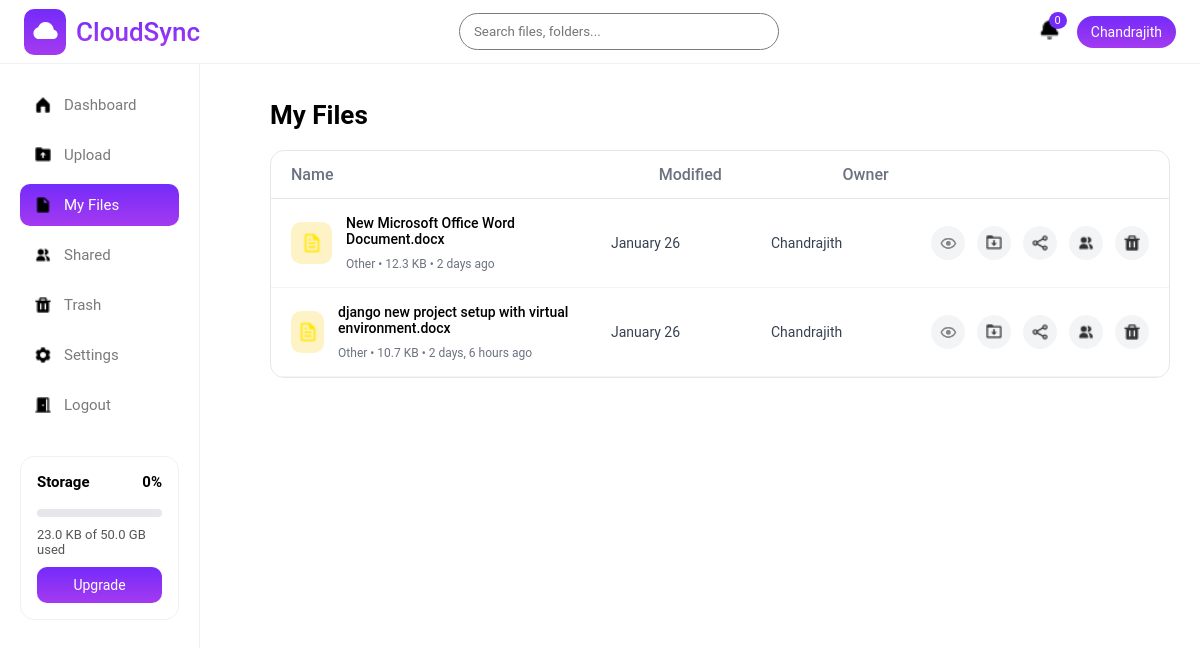
The app's page /user/myfiles/ (signed in) with its own data.
### accounts/models.py (models this page shows)
class User(AbstractUser):
    profile_picture = models.ImageField(null=True, blank=True, upload_to = profile_image_upload_path)
    phone = models.CharField(max_length=10, unique=True, null=True, blank=True)

### storageapp/models.py (models this page shows, shortened)
class CloudFile(models.Model):
    FILE_TYPES = (
        ("image", "Image"),
        ("video", "Video"),
        ("document", "Document"),
        ("other", "Other"),
    )
    user = models.ForeignKey(settings.AUTH_USER_MODEL, on_delete=models.CASCADE)
    file_name = models.CharField(max_length=255)
    file_size = models.BigIntegerField()
    file_type = models.CharField(max_length=20, choices=FILE_TYPES)
    file_url = models.URLField(null=True, blank=True)
    uploaded_file = models.FileField(upload_to='cloud/',null=True)
    public_id = models.CharField(max_length=255,null=True)
    uploaded_at = models.DateTimeField(auto_now_add=True)
    is_deleted = models.BooleanField(default=False)
    deleted_at = models.DateTimeField(null=True, blank=True)

### storageapp/views.py (the view)
# urls.py: path('myfiles/', myfiles, name='myfiles'),
def myfiles(request):
    if request.user.is_authenticated:
        if request.user.is_superuser:
            base_template = "adminpanel/admin_base.html"
        else:
            base_template = "storageapp/base.html"
        q = request.GET.get("q", "").strip()
        file_type = request.GET.get("type")
        files = CloudFile.objects.filter(
            user=request.user,
            is_deleted=False
        )
        if file_type:
            files = files.filter(file_type=file_type)
        if q:
            files = files.filter(file_name__icontains=q)
        files = files.order_by("-uploaded_at")
        return render(
            request,
            "storageapp/myfiles.html",
            {
                "files": files,
                "active_type": file_type,
                "base_template": base_template,
            }
        )
    else:
        next_url = reverse('storageapp:myfiles')
        request.session['next_url'] = next_url
        return redirect('accounts:signin_page')

### storageapp/context_processors.py (called while the page is built)
def storage_info(request):
    if not request.user.is_authenticated:
        return {}
    sub = UserSubscription.objects.select_related("plan").filter(user=request.user).first()
    used = (
        CloudFile.objects
        .filter(user=request.user, is_deleted=False)
        .aggregate(total=Sum("file_size"))["total"] or 0
    )
    limit = sub.plan.storage_limit
    storage_percent = min(
        int((used / limit) * 100) if limit else 0,
        100
    )
    return {
        "storage_used": used,
        "storage_limit": limit,
        "storage_percent": int((used / limit) * 100) if limit else 0,
        "current_plan": sub.plan,
        "storage_percent":storage_percent,
    }

### subscriptions/context_processors.py (called while the page is built)
def subscription_context(request):
    if not request.user.is_authenticated:
        return {}
    subscription = UserSubscription.objects.select_related("plan").get(user=request.user)
    used = CloudFile.objects.filter(
        user=request.user,
        is_deleted=False
    ).aggregate(s=Sum("file_size"))["s"] or 0
    limit = subscription.plan.storage_limit
    percent = min(int((used / limit) * 100), 100) if limit else 0
    return {
        "current_plan": subscription.plan,
        "storage_used": used,
        "storage_limit": limit,
        "storage_percent": percent,
    }

### storageapp/templates/storageapp/myfiles.html (shortened to what this page needs)
{% extends base_template %}
{% load static %}
{% load humanize %}
{% block style %}
<link rel="stylesheet" href="{% static 'css/myfiles.css' %}">
{% endblock %}
{% block content %}
<h2 class="page-title">My Files</h2>
<div class="files-table">
    <div class="table-head">
        <span>Name</span>
        <span>Modified</span>
        <span>Owner</span>
        <span></span>
    </div>
    {% for file in files %}
    <div class="file-row" id="file-{{ file.id }}">
        <div class="file-info">
            <div class="file-icon {{ file.file_type }}">
                {% if file.file_type == "image" %}
                    <img src="{% static 'images/image.png' %}">
                {% elif file.file_type == "video" %}
                    <img src="{% static 'images/video.png' %}">
                {% elif file.file_type == "document" %}
                    <img src="{% static 'images/adobe.png' %}">
                {% else %}
                    <img src="{% static 'images/file.png' %}">
                {% endif %}
            </div>
            <div>
                <div class="file-name">{{ file.file_name }}</div>
                <div class="file-meta">
                    {{ file.file_type|capfirst }} • {{ file.file_size|filesizeformat }} •
                    {{ file.uploaded_at|naturaltime }}
                </div>
            </div>
        </div>
        <div class="file-date">
            {{ file.uploaded_at|date:"F d" }}
        </div>
        <div class="file-owner">
            {{ request.user.first_name|default:request.user.username }}
        </div>
        <div class="file-actions">
            {% if file.file_url %}
            {% if file.file_type == "other" %}
            <a href="{{ file.file_url }}" target="_blank" class="icon-btn">
                <img src="{% static 'images/hidepassword_icon.png' %}" alt="">
            </a>
            {% endif %}
            <a href="{% url 'storageapp:download_file' file.id %}"
            class="icon-btn download"
            title="Download">
                <img src="{% static 'images/download.png' %}" alt="">
            </a>
            <a href="javascript:void(0)"
                title="Share"
                class="icon-btn"
                onclick="openShareModal('{{ file.file_url }}')">
                    <img src="{% static 'images/shareicon.png' %}" alt="Share">
            </a>
            <button class="icon-btn share"
                    title="Give access"
                    onclick="shareFile('{{ file.id }}')">
                <img src="{% static 'images/share.png' %}" alt="">
            </button>
            <button
                class="icon-btn trash"
                title="Move to Trash"
                onclick="moveToTrash('{{ file.id }}')">
                <img src="{% static 'images/trash.png' %}" alt="">
            </button>
            {% endif %}
        </div>
    </div>
    {% endfor %}
</div>
{% endblock %}

### storageapp/templates/adminpanel/admin_base.html (shortened to what this page needs)
{% load static %}
<!DOCTYPE html>
<html lang="en">
<head>
    <link rel="stylesheet" href="{% static 'css/common.css' %}">
    <link rel="stylesheet" href="{% static 'css/base.css' %}">
    {% block style %}
    {% endblock %}
</head>
<body>
<div class="header">
    <div class="logoarea">
        <div class="logoimage">
            <img src="{% static 'images/cloud.png' %}" alt="logoimage">
        </div>
        <div class="logotext">CloudSync</div>
    </div>
    {% if request.resolver_match.url_name == 'dashboard' or request.resolver_match.url_name == 'shared_files' or request.resolver_match.url_name == 'myfiles' %}
    <form onsubmit="return false;" class="global-search">
        <div class="search-box">
        <input
            type="text"
            id="globalSearchInput"
            placeholder="Search files, folders..."
        >
        </div>
    </form>
    {% endif %}
    <div class="header-right">
        <div class="notification"><img src="{% static 'images/bell.png' %}" alt="" srcset=""><span>0</span></div>
        <div class="user-pill">{{ request.user.first_name|default:request.user.username }}</div>
    </div>
</div>
<div class="sidebar">
    <a href="{% url 'storageapp:admin_dashboard' %}" class="nav-item {% if request.resolver_match.url_name == 'admin_dashboard' %}active{% endif %}"><img src="{% static 'images/dashboard.png' %}" alt=""> Dashboard</a>
    <a href="{% url 'storageapp:upload_page' %}" class="nav-item {% if request.resolver_match.url_name == 'upload_page' %}active{% endif %}"><img src="{% static 'images/upload.png' %}" alt=""> Upload</a>
    <a href="{% url 'storageapp:myfiles' %}" class="nav-item {% if request.resolver_match.url_name == 'myfiles' %}active{% endif %}"><img src="{% static 'images/myfile.png' %}" alt=""> My Files</a>
    <a href="{% url 'storageapp:shared_files' %}" class="nav-item {% if request.resolver_match.url_name == 'shared_files' %}active{% endif %}"><img src="{% static 'images/share.png' %}" alt=""> Shared</a>
    <a href="{% url 'storageapp:trash' %}" class="nav-item {% if request.resolver_match.url_name == 'trash' %}active{% endif %}"><img src="{% static 'images/trash.png' %}" alt=""> Trash</a>
    <a href="{% url 'storageapp:settings_page' %}" class="nav-item {% if request.resolver_match.url_name == 'settings' %}active{% endif %}"><img src="{% static 'images/settings.png' %}" alt=""> Settings</a>
    <a href="{% url 'accounts:user_logout' %}" class="nav-item"><img src="{% static 'images/logout.png' %}" alt=""> Logout</a>
    <div class="storage-box">
        <div style="display:flex;justify-content:space-between">
            <strong>Storage</strong>
            <strong>{{ storage_percent }}%</strong>
        </div>
        <div class="progressbar">
        </div>
        <p>
            {{ storage_used|filesizeformat }}
            of
            {{ storage_limit|filesizeformat }}
            used
        </p>
        {% if current_plan.name != "Business" %}
            <a href="{% url 'subscriptions:upgrade_page' %}" class="upgrade-btn">
                Upgrade
            </a>
        {% endif %}
    </div>
</div>
<div class="main">
    {% block content %}
    {% endblock %}
</div>
</body>
</html>

### static/css/common.css (style rules this page uses)
* { margin: 0; padding: 0; box-sizing: border-box; font-family: 'Roboto', sans-serif; }
:root { --white:#ffffff; --red:red; --blue:#742BFA; --violet:#A43AF0; --grey:#7A7A7A; --lightgrey:#f1f1f1; --bordergrey:#d0d0d0; --black:#000000; }
body { background: var(--white); color: var(--black); }
html { min-width: 320px; scroll-behavior: smooth; }
a { text-decoration: none; }

### static/css/base.css (style rules this page uses)
.header { height: 64px; background: var(--white); display: flex; align-items: center; justify-content: space-between; padding: 0 24px; border-bottom: 1px solid var(--lightgrey); position: fixed; top: 0; left: 0; right: 0; z-index: 100; }
.logoarea { display: flex; align-items: center; gap: 10px; }
.logoarea .logoimage { background:linear-gradient(to bottom, #742BFA, #A43AF0); padding: 7px; border-radius: 10px; }
.logoarea .logotext { background-image: linear-gradient(to bottom, #742BFA, #A43AF0); background-clip: text; -webkit-background-clip: text; color: transparent; -webkit-text-fill-color: transparent; font-size: clamp(20px, 2.5vw, 26px); font-weight: 550; }
.search-box input { width: 320px; padding: 10px 14px; border-radius: 30px; border: 1px solid var(--grey); outline: none; }
.header-right { display: flex; align-items: center; gap: 16px; }
.header-right img { width: 23px; height: 23px; }
.notification { position: relative; font-size: 18px; cursor: pointer; }
.notification span { position: absolute; top: -6px; right: -6px; background: var(--blue); color: var(--white); font-size: 11px; padding: 2px 6px; border-radius: 50%; }
.user-pill { background: linear-gradient(to bottom, #742BFA, #A43AF0); color: var(--white); padding: 8px 14px; border-radius: 30px; font-size: 14px; cursor: pointer; }
.sidebar { width: 200px; min-width: 180px; background: var(--white); position: fixed; top: 64px; bottom: 0; left: 0; border-right: 1px solid var(--lightgrey); padding: 20px; }
.sidebar img { width: 18px; height: 18px; }
.nav-item { display: flex; align-items: center; gap: 12px; padding: 12px 14px; border-radius: 10px; color: var(--grey); text-decoration: none; margin-bottom: 8px; font-size: 15px; }
.nav-item.active, .nav-item:hover { background: linear-gradient(to bottom, #742BFA, #A43AF0); color: var(--white); }
.storage-box { margin-top: 30px; border: 1px solid var(--lightgrey); border-radius: 14px; padding: 16px; background: #fff; }
.storage-box strong { font-size: 15px; display: block; margin-bottom: 8px; }
.progressbar { height: 8px; background: #e5e7eb; border-radius: 999px; overflow: hidden; margin: 10px 0; }
.storage-box p { font-size: 13px; color: #555; margin: 6px 0 10px; }
.upgrade-btn { display: block; text-align: center; padding: 10px; border-radius: 10px; background: linear-gradient(to bottom, #742BFA, #A43AF0); color: #fff; text-decoration: none; font-size: 14px; }
.main { margin-left: 240px; padding: 100px 30px 30px; }

### static/css/myfiles.css (style rules this page uses)
.page-title { font-size: 26px; font-weight: 600; margin-bottom: 20px; }
.files-table { background: #fff; border-radius: 14px; border: 1px solid #e5e7eb; overflow: hidden; }
.table-head { display: grid; grid-template-columns: 3fr 1.5fr 1.5fr 1fr; padding: 14px 20px; font-weight: 500; color: #6b7280; border-bottom: 1px solid #e5e7eb; }
.file-row { display: grid; grid-template-columns: 3fr 1.5fr 1.5fr 1fr; padding: 16px 20px; align-items: center; border-bottom: 1px solid #f1f5f9; }
.file-info { display: flex; gap: 14px; align-items: center; }
.file-icon { width: 42px; height: 42px; border-radius: 10px; display: flex; align-items: center; justify-content: center; }
.file-icon img { width: 22px; }
.file-icon.other { background: #fef3c7; }
.file-name { font-size: 14px; font-weight: 500; margin-bottom: 10px; }
.file-meta { font-size: 12px; color: #6b7280; }
.file-date, .file-owner { font-size: 14px; color: #374151; }
.file-actions { display: flex; gap: 12px; justify-content: flex-end; }
.file-actions img { width: 18px; cursor: pointer; opacity: 0.8; }
.icon-btn { width: 34px; height: 34px; border-radius: 50%; background: #f3f4f6; border: none; cursor: pointer; font-size: 14px; display: flex; align-items: center; justify-content: center; transition: all .2s ease; }
.icon-btn.download { color: #2563eb; }
.icon-btn.share { color: #7c3aed; }

### records on screen
User: user.first_name "Chandrajith"
CloudFile: file_name "New Microsoft Office Word Document.docx", file_type "Other", file_size|filesizeformat "12.3 KB", uploaded_at "2 days ago", uploaded_at "January 26"
CloudFile: file_name "django new project setup with virtual environment.docx", file_type "Other", file_size|filesizeformat "10.7 KB", uploaded_at "2 days, 6 hours ago", uploaded_at "January 26"

### other values on screen
{{ storage_percent }} "0"
{{ storage_used|filesizeformat }} "23.0 KB"
{{ storage_limit|filesizeformat }} "50.0 GB"
